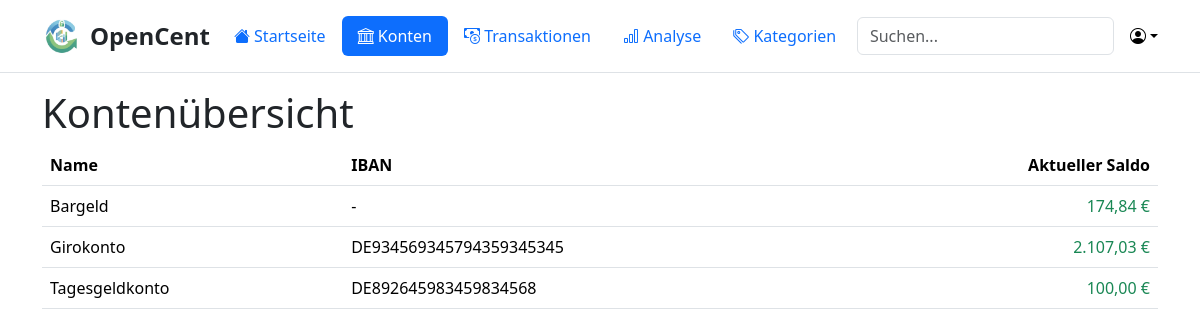
Screenshot of /accounts/ with the database file from the repository.
### manager/models.py (models this page shows, shortened)
class Account(models.Model):
    name = models.CharField(max_length=100)
    iban = models.CharField(max_length=34, unique=True, null=True, blank=True)
    start_balance = models.DecimalField(decimal_places=2, max_digits=10, default=0)
    is_mine = models.BooleanField(default=False)
    def get_current_balance(self):
        incoming = Transaction.objects.filter(receiver=self).aggregate(models.Sum('amount'))['amount__sum'] or Decimal(0)
        outgoing = Transaction.objects.filter(sender=self).aggregate(models.Sum('amount'))['amount__sum'] or Decimal(0)
        balance = self.start_balance + incoming - outgoing
        return Decimal(balance).quantize(Decimal('0.01'), rounding=ROUND_HALF_UP)
    class Meta:
        ordering = ['name']

### manager/views.py (the view)
# urls.py: path('accounts/', views.accounts, name='accounts'),
def accounts(request):
    account_list = Account.objects.filter(is_mine=True)
    context = {
        'header_data': {
            'title': 'Konten',
            'selected_tab': 'accounts',
        },
        'accounts': account_list,
    }
    return render(request, 'accounts/index.html', context)

### manager/templates/accounts/index.html
{% extends 'master.html' %}
{% load humanize %}
{% block content %}
<h1>Kontenübersicht</h1>
<table class="table table-hover align-middle">
    <thead>
        <tr>
            <th>Name</th>
            <th>IBAN</th>
            <th class="text-end">Aktueller Saldo</th>
        </tr>
    </thead>
    <tbody>
        {% for account in accounts %}
        {% with balance=account.get_current_balance %}
        <tr>
            <td>{{ account.name }}</td>
            <td>{{ account.iban|default:"-" }}</td>
            <td class="text-end
                {% if balance > 0 %}
                    text-success
                {% elif balance < 0 %}
                    text-danger
                {% endif %}">
                {{ balance|floatformat:2|intcomma }} €
            </td>
        </tr>
        {% endwith %}
        {% empty %}
        <tr>
            <td colspan="5" class="text-center">Keine Konten gefunden.</td>
        </tr>
        {% endfor %}
    </tbody>
</table>
{% endblock %}

### rows the page displays
Account: name "Bargeld", iban "-", get_current_balance "174,84"
Account: name "Girokonto", iban "DE934569345794359345345", get_current_balance "2.107,03"
Account: name "Tagesgeldkonto", iban "DE892645983459834568", get_current_balance "100,00"
